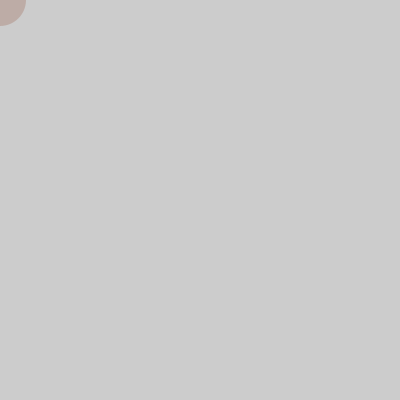
Frame 1 (no input)
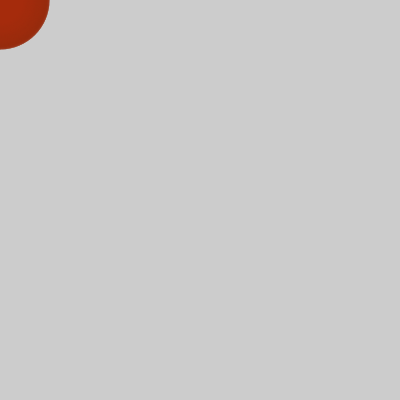
Frame 60 (the mouse pressed at the canvas centre just before this capture)
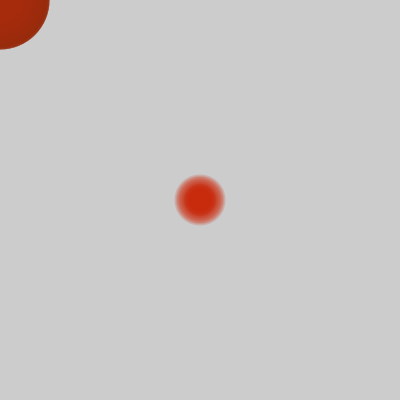
Frame 120 (the mouse held since frame 60 and released just before this capture)

The Processing sketch that drew these frames (run headless with seeded random() and noise(); from frame 60 on, the mouse is pressed at the canvas centre):

// Processing sketch: processing_185455
// ── processing_185455.pde


int rojo = 255;
int tiempo = 0;
int diametro = 50;
  
void setup() {
  size(400, 400);
}
 
void draw() {
  tiempo = tiempo + 1;    
  rojo = int(128 * (1 + sin(tiempo * 2 * PI / frameRate / 20)));
  diametro = int(50 * (1 + sin( tiempo * 2 * PI / frameRate / 2)));
  
  noStroke();            
  fill(rojo, 43, 10, 50); 
  ellipse(mouseX, mouseY, diametro, diametro);
}
